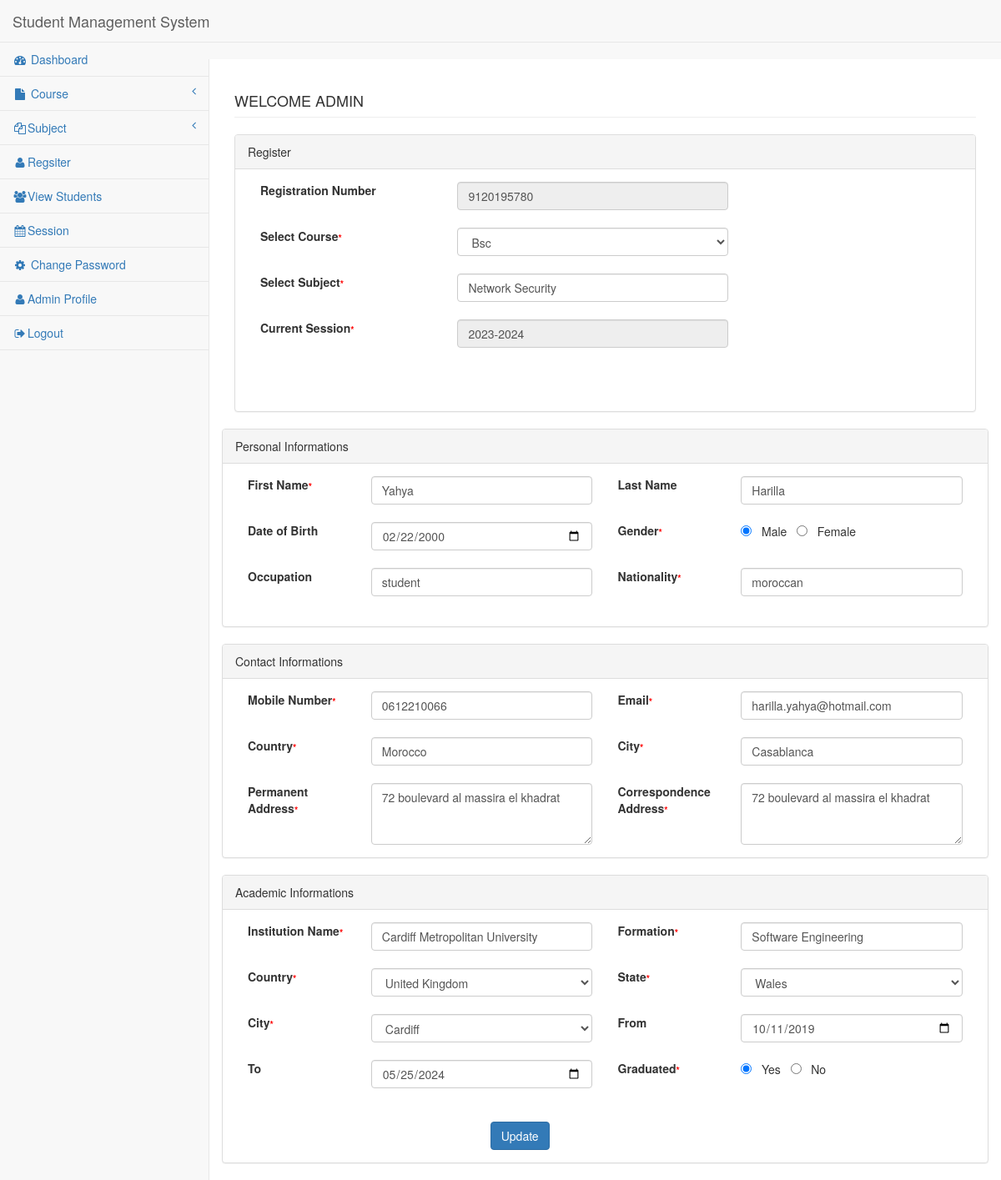
The page /edit-student.php?id=1 (signed in) on the database its author committed.
### tables this page shows
CREATE TABLE `registration` (
  `id` int(11) NOT NULL,
  `course` varchar(250) NOT NULL,
  `subject` varchar(250) NOT NULL,
  `fname` varchar(250) NOT NULL,
  `lname` varchar(250) NOT NULL,
  `dob` date NOT NULL,
  `gender` varchar(50) NOT NULL,
  `ocp` varchar(50) NOT NULL,
  `nationality` varchar(250) NOT NULL,
  `mobno` varchar(50) NOT NULL,
  `email` varchar(250) NOT NULL,
  `country1` varchar(50) NOT NULL,
  `dist1` varchar(50) NOT NULL,
  `padd` text NOT NULL,
  `cadd` text NOT NULL,
  `institution_name` varchar(250) NOT NULL,
  `formation` varchar(250) NOT NULL,
  `country` varchar(50) NOT NULL,
  `state` varchar(50) NOT NULL,
  `dist` varchar(50) NOT NULL,
  `from_period` date NOT NULL,
  `to_period` date NOT NULL,
  `graduated` varchar(50) NOT NULL,
  `session` varchar(250) NOT NULL,
  `regno` varchar(250) NOT NULL,
  `regdate` timestamp NOT NULL DEFAULT current_timestamp()
);

CREATE TABLE `tbl_course` (
  `cid` int(11) NOT NULL,
  `cshort` varchar(250) DEFAULT NULL,
  `cfull` varchar(250) DEFAULT NULL,
  `cdate` varchar(50) DEFAULT NULL,
  `update_date` varchar(200) DEFAULT NULL
);

### edit-student.php (the view, shortened to what this page needs)
<?php
include('includes/dbconnection.php');
?>
<!DOCTYPE html>
<html lang="en">
<head>
<link href="bower_components/bootstrap/dist/css/bootstrap.min.css"
	rel="stylesheet">
<link href="bower_components/metisMenu/dist/metisMenu.min.css"
	rel="stylesheet">
<link href="dist/css/sb-admin-2.css" rel="stylesheet">
<link href="bower_components/font-awesome/css/font-awesome.min.css"
	rel="stylesheet" type="text/css">
</head>
<body>
<form method="post" >
	<div id="wrapper">
    <?php include('leftbar.php')?>;
		<div id="page-wrapper">
			<div class="row">
				<div class="col-lg-12">
					<h4 class="page-header"> <?php echo strtoupper("welcome"." ".htmlentities($_SESSION['login']));?></h4>
				</div>
			</div>
<?php
$sid=intval($_GET['id']);
$query=mysqli_query($con,"SELECT *,states.name as sname,states.id as sid FROM registration
join tbl_course on tbl_course.cid=registration.course left join countries on countries.id=registration.country
LEFT join states on states.id=registration.state where registration.id='$sid'");
while ($res=mysqli_fetch_array($query)) {
?>
			<div class="row">
			<div class="col-lg-12">
			<div class="panel panel-default">
			<div class="panel-heading">Register</div>
			<div class="panel-body">
			<div class="row">
			<div class="col-lg-10">
		<div class="form-group">
		<div class="col-lg-4">
		<label>Registration Number</label>
		</div>
		<div class="col-lg-6">
 <input class="form-control" name="regno"  id="regno"  value="<?php echo $res['regno'];?>" readonly>
	</div>
	 </div>
<br><br>
			<div class="form-group">
		    <div class="col-lg-4">
			<label>Select Course<span id="" style="font-size:11px;color:red">*</span>	</label>
			</div>
			<div class="col-lg-6">
<select class="form-control" name="course-short" id="cshort"  onchange="showSub(this.value)" required="required" >
<option VALUE="<?php echo $cid=$res['cid']?>"><?php echo $res['cshort'];?></option>
</select>
										</div>
										</div>
								<br><br>
		<div class="form-group">
		<div class="col-lg-4">
		<label>Select Subject<span id="" style="font-size:11px;color:red">*</span></label>
		</div>
		<div class="col-lg-6">
 <input class="form-control" name="c-full"  id="c-full"  value="<?php echo $res['subject'];?>">
	</div>
	 </div>
	 <br><br>
			<div class="form-group">
		<div class="col-lg-4">
		<label>Current Session<span id="" style="font-size:11px;color:red">*</span></label>
		</div>
		<div class="col-lg-6">
	   <input class="form-control" name="session" value="<?php echo htmlentities($res['session']);?>" readonly>
	 </div>
	 <br><br>
	</div>
	<br><br>
				</div>
					</div>
							</div>
						</div>
					</div>
			<div class="row">
			<div class="col-lg-12">
			<div class="panel panel-default">
			<div class="panel-heading">Personal Informations</div>
			<div class="panel-body">
			<div class="row">
			<div class="col-lg-12">
			<div class="form-group">
		    <div class="col-lg-2">
			<label>First Name<span id="" style="font-size:11px;color:red">*</span>	</label>
			</div>
			<div class="col-lg-4">
			<input class="form-control" name="fname" value="<?php echo htmlentities($res['fname']);?>"required="required">
			</div>
		    <div class="col-lg-2">
			<label>Last Name</label>
			</div>
			<div class="col-lg-4">
			<input class="form-control" name="lname" value="<?php echo htmlentities($res['lname']);?>"required="required">
			</div>
			</div>
			<br><br>
			<div class="form-group">
				<div class="col-lg-2">
					<label>Date of Birth</label>
				</div>
				<div class="col-lg-4">
					<input class="form-control" type="date" id="dob" name="dob" value="<?php echo htmlentities($res['dob']);?>"required="required">
				</div>
				<div class="col-lg-2">
					<label>Gender<span id="" style="font-size:11px;color:red">*</span></label>
				</div>
				<div class="col-lg-4">
					<?php
					if (strcasecmp($res['gender'],"Male")==0){?>
						<input type="radio" name="gender" id="male" value="Male" required="required" checked> &nbsp; Male &nbsp;
					<?php }else{ ?>
						<input type="radio" name="gender" id="male" value="Male" required="required"> &nbsp; Male &nbsp;
					<?php }?>
					<?php
					if (strcasecmp($res['gender'],"female")==0){?>
						<input type="radio" name="gender" id="female" value="female" checked> &nbsp; Female &nbsp;
					<?php } else{?>
						<input type="radio" name="gender" id="female" value="female"> &nbsp; Female &nbsp;
					<?php }?>
				</div>
			</div>
			<br><br>
			<div class="form-group">
				<div class="col-lg-2">
					<label>Occupation</label>
				</div>
				<div class="col-lg-4">
					<input class="form-control" name="ocp" id="ocp" value="<?php echo htmlentities($res['ocp']);?>">
				</div>
				<div class="col-lg-2">
					<label>Nationality<span id="" style="font-size:11px;color:red">*</span></label>
				</div>
				<div class="col-lg-4">
					<input class="form-control" name="nation" id="nation" required="required"
					value="<?php echo htmlentities($res['nationality']);?>">
				</div>
			</div>
			<br><br>
			</div>
			<br><br>
		</div>
      	</div>
		</div>
		<div class="row">
			<div class="col-lg-12">
			<div class="panel panel-default">
			<div class="panel-heading">Contact Informations</div>
			<div class="panel-body">
			<div class="row">
			<div class="col-lg-12">
			<div class="form-group">
		    <div class="col-lg-2">
			<label>Mobile Number<span id="" style="font-size:11px;color:red">*</span>	</label>
			</div>
			<div class="col-lg-4">
			<input class="form-control" type="number" name="mobno" required="required" maxlength="10"
			   value="<?php echo htmlentities($res['mobno']);?>">
			</div>
			 <div class="col-lg-2">
			<label>Email<span id="" style="font-size:11px;color:red">*</span></label>
			</div>
			<div class="col-lg-4">
			<input class="form-control"  type="email" name="email" required="required"
			value="<?php echo htmlentities($res['email']);?>">
			</div>
			</div>
			<br><br>
		<div class="form-group">
			<div class="col-lg-2">
				<label>Country<span id="" style="font-size:11px;color:red">*</span></label>
			</div>
			<div class="col-lg-4">
				<input class="form-control" name="country1" value="<?php echo htmlentities($res['country1']);?>"required="required">
			</div>
			<div class="col-lg-2">
				<label>City<span id="" style="font-size:11px;color:red">*</span></label>
			</div>
			<div class="col-lg-4">
				<input class="form-control" name="dist1" value="<?php echo htmlentities($res['dist1']);?>"required="required">
			</div>
		</div>
		<br><br>
		<div class="form-group">
			<div class="col-lg-2">
				<label>Permanent Address<span id="" style="font-size:11px;color:red">*</span></label>
			</div>
			<div class="col-lg-4">
				<textarea class="form-control" rows="3" name="padd"><?php echo htmlentities($res['padd']);?></textarea>
			</div>
			<div class="col-lg-2">
				<label>Correspondence Address<span id="" style="font-size:11px;color:red">*</span>
				</label>
			</div>
			<div class="col-lg-4">
				<textarea class="form-control" rows="3" name="cadd"><?php echo htmlentities($res['cadd']);?></textarea>
			</div>
		</div>
		<br><br>
			</div>
		</div>
      	</div>
		</div>
        <div class="row">
        	<div class="col-lg-12">
        		<div class="panel panel-default">
        			<div class="panel-heading">Academic Informations</div>
        			<div class="panel-body">
        				<div class="row">
        					<div class="col-lg-12">
        						<div class="form-group">
        							<div class="col-lg-2">
        								<label>Institution Name<span id="" style="font-size:11px;color:red">*</span></label>
        							</div>
        							<div class="col-lg-4">
        								<input class="form-control" name="institution_name" value="<?php echo htmlentities($res['institution_name']);?>"required="required">
        							</div>
        							<div class="col-lg-2">
        								<label>Formation<span id="" style="font-size:11px;color:red">*</span></label>
        							</div>
        							<div class="col-lg-4">
        								<input class="form-control" name="formation" value="<?php echo htmlentities($res['formation']);?>"required="required">
        							</div>
        						</div>
        						<br><br>
        						<div class="form-group">
        							<div class="col-lg-2">
        								<label>Country<span id="" style="font-size:11px;color:red">*</span></label>
        							</div>
        							<div class="col-lg-4">
        								<select class="form-control" name="country" id="country" onchange="showState(this.value)"required="required"  value="<?php echo htmlentities($res['country']);?>">
        									<option VALUE="<?php echo htmlentities($res['country']);?>"><?php echo htmlentities($res['country'])?></option>
        								</select>
        							</div>
        							<div class="col-lg-2">
        								<label>State<span id="" style="font-size:11px;color:red">*</span></label>
        							</div>
        							<div class="col-lg-4">
        								<select name="state" id="state"  class="form-control" onchange="showDist(this.value)" required="required">
        									<option VALUE="<?php echo htmlentities($res['state']);?>"><?php echo htmlentities($res['state'])?></option>
        								</select>
        							</div>
        						</div>
        						<br><br>
        						<div class="form-group">
        							<div class="col-lg-2">
        								<label>City<span id="" style="font-size:11px;color:red">*</span> </label>
        							</div>
        							<div class="col-lg-4">
        								<select name="dist" id="dist"  class="form-control" onchange="showDist(this.value)" >
        									<option VALUE="<?php echo htmlentities($res['dist']);?>"><?php echo htmlentities($res['dist'])?></option>
        								</select>
        							</div>
        							<div class="col-lg-2">
        								<label>From</label>
        							</div>
        							<div class="col-lg-4">
        								<input class="form-control" type="date" id="from_period" name="from_period" value="<?php echo htmlentities($res['from_period']);?>"required="required">
        							</div>
        						</div>
        						<br><br>
        						<div class="form-group">
        							<div class="col-lg-2">
        								<label>To</label>
        							</div>
        							<div class="col-lg-4">
        								<input class="form-control" type="date" id="to_period" name="to_period" value="<?php echo htmlentities($res['to_period']);?>"required="required">
        							</div>
        							<div class="col-lg-2">
        								<label>Graduated<span id="" style="font-size:11px;color:red">*</span></label>
        							</div>
        							<div class="col-lg-4">
        								<?php
        								if (strcasecmp($res['graduated'],"Yes")==0){?>
        									<input type="radio" name="graduated" id="yes" value="Yes" required="required" checked> &nbsp; Yes &nbsp;
        								<?php }else{ ?>
        									<input type="radio" name="graduated" id="yes" value="Yes" required="required"> &nbsp; Yes &nbsp;
        								<?php }?>
        								<?php
        								if (strcasecmp($res['graduated'],"No")==0){?>
        									<input type="radio" name="graduated" id="no" value="No" checked> &nbsp; No &nbsp;
        								<?php } else{?>
        									<input type="radio" name="graduated" id="no" value="No"> &nbsp; No &nbsp;
        								<?php }?>
        							</div>
        						</div>
        					</div>
        					<br>
        					<div class="form-group">
        						<div class="col-lg-4"></div>
        						<div class="col-lg-6">
        							<br><br>
        							<input type="submit" class="btn btn-primary" name="submit" value="Update">
        						</div>
        					</div>
        				</div>
        			</div>
				</div>
			</div>
		</div>
	</div>
</form>
</body>
</html>
<?php } ?>

### leftbar.php (shortened to what this page needs)
<nav class="navbar navbar-default navbar-static-top" role="navigation"
			style="margin-bottom: 0">
			<div class="navbar-header">
				<a class="navbar-brand" href="index.html">Student Management System</a>
			</div>
						 <div class="navbar-default sidebar" role="navigation">
                <div class="sidebar-nav navbar-collapse">
                    <ul class="nav" id="side-menu">
                        <li>
                   <a href="dashboard.php"><i class="fa fa-dashboard fa-fw"></i> Dashboard</a>
                        </li>
                        <li>
                            <a href="#"><i class="fa fa-file fa-fw"></i> Course<span class="fa arrow"></span></a>
                            </li>
                 <li>
                            <a href="#"><i class="fa fa-files-o fa-fw"></i>Subject<span class="fa arrow"></span></a>
                        </li>
                   <li>
                            <a href="register.php"><i class="fa fa-user fa-fw"></i>Regsiter</a>
                  </li>
                   <li>
                            <a href="manage-students.php"><i class="fa fa-users fa-fw"></i>View Students</a>
                  </li>
                   <li>
                            <a href="session.php"><i class="fa fa-calendar fa-fw"></i>Session</a>
                  </li>
                        <li>
                   <a href="change-password.php"><i class="fa fa-cog fa-fw"></i> Change Password</a>
                        </li>
                 <li>
                   <a href="admin-profile.php"><i class="fa fa-user fa-fw"></i>Admin Profile</a>
                        </li>
                   <li>
                            <a href="logout.php"><i class="fa fa-sign-out fa-fw"></i>Logout</a>
                  </li>
                  </ul>
                </div>
            </div>
        </nav>

### rows shown on the page
registration: regno "9120195780", course-short "Bsc", c-full "Network Security", session "2023-2024", fname "Yahya", lname "Harilla", dob "02/22/2000", ocp "student", nation "moroccan", mobno "0612210066", email "harilla.yahya@hotmail.com", country1 "Morocco", dist1 "Casablanca", padd "72 boulevard al massira el khadrat", cadd "72 boulevard al massira el khadrat", institution_name "Cardiff Metropolitan University", formation "Software Engineering", country "United Kingdom", state "Wales", dist "Cardiff", from_period "10/11/2019", to_period "05/25/2024"
